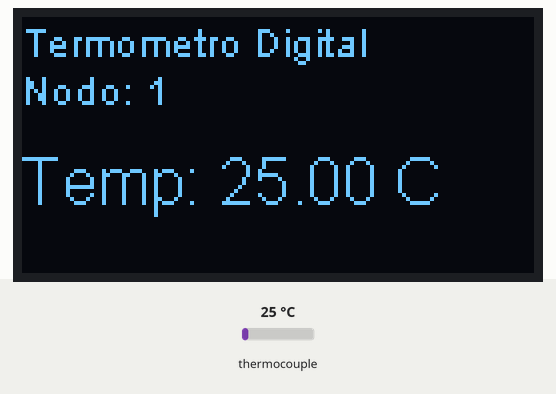
This sketch was run on a simulated ESP8266 (NodeMCU). Parts: 128×64 one-colour display. The inputs (shaded band) are chosen by the test bench; at power-on: thermocouple 25 °C. What the sketch prints to the serial monitor is not drawn.

Above: at 3.7 s.
3.8 s: thermocouple set to 6 °C
At 6.4 s:
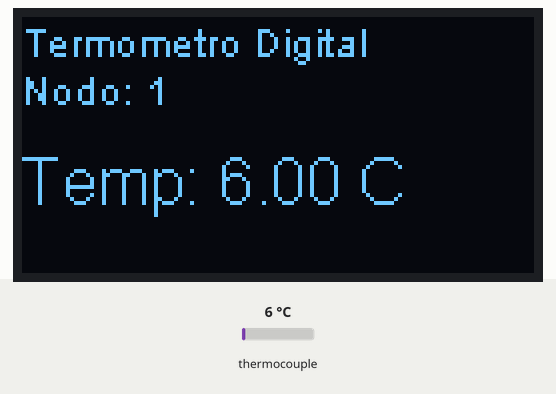
7.6 s: thermocouple set to 75 °C
At 9.2 s:
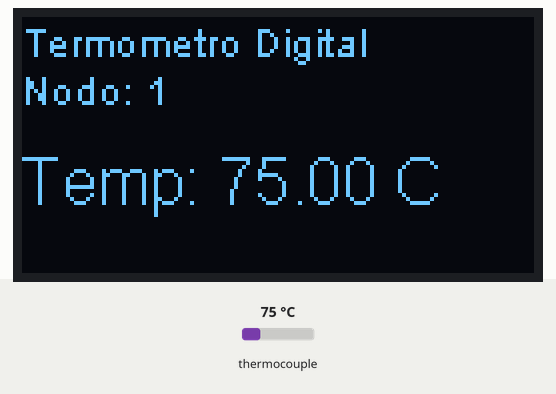
11.4 s: thermocouple set to 150 °C
At 12.0 s:
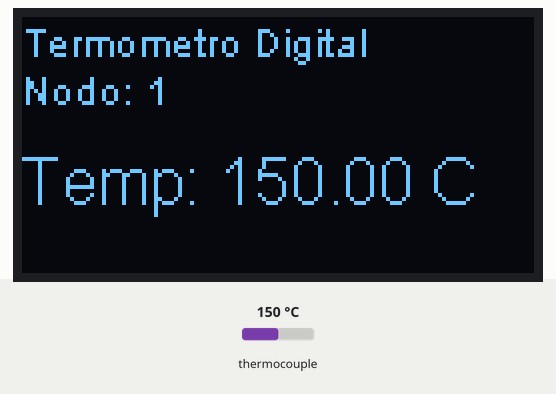
Timing chart, 0 to 14.4 s (numbered marks = the images above; inputs shaded):
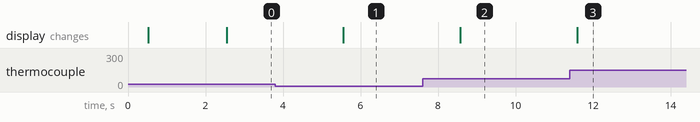

Measured:
- after the input at 3.8 s, the display: changes after 1.8 s (image 1)
- after the input at 7.6 s, the display: changes after 0.97 s (image 2)
- after the input at 11.4 s, the display: changes after 0.19 s (image 3)

The sketch:

termoyoledsinwifi.ino
```cpp
#include <max6675.h>
#include <Wire.h>
#include "SSD1306Wire.h"

const int CLK_PIN = 18;
const int CS_PIN = 5;
const int MISO_PIN = 19;

MAX6675 thermocouple(CLK_PIN, CS_PIN, MISO_PIN);

#define SCREEN_WIDTH 128
#define SCREEN_HEIGHT 64
#define OLED_RESET -1
SSD1306Wire display(0x3C, SDA, SCL);

int nodo = 1; // Define el número de nodo
double temperatura = 0.0; // Variable para guardar la temperatura

void setup() {
  Serial.begin(9600);

  Serial.println("MAX6675 test");
  // wait for MAX chip to stabilize
  delay(500);

  if(!display.init()) {
    Serial.println(F("Error con la pantalla"));
    for(;;);
  }

  display.display();
  delay(2000);
  display.clear();
}

void loop() {
  display.clear();
  display.setTextAlignment(TEXT_ALIGN_LEFT);
  display.setFont(ArialMT_Plain_10);
  display.drawString(0, 0, "Termometro Digital");

  // Mostrar número de nodo
  display.setFont(ArialMT_Plain_10);
  display.drawString(0, 12, "Nodo: " + String(nodo));

  // Leer la temperatura del MAX6675
  temperatura = thermocouple.readCelsius();

  display.setFont(ArialMT_Plain_16);
  display.drawString(0, 32, "Temp: " + String(temperatura) + " C");

  display.display();

  // Envío de datos por el puerto serial
  Serial.print("Nodo: ");
  Serial.print(nodo);
  Serial.print(", Temperatura (desde variable): ");
  Serial.print(temperatura);
  Serial.println(" C");

  delay(3000); // Esperar 1 segundo antes de la siguiente lectura
}
```
